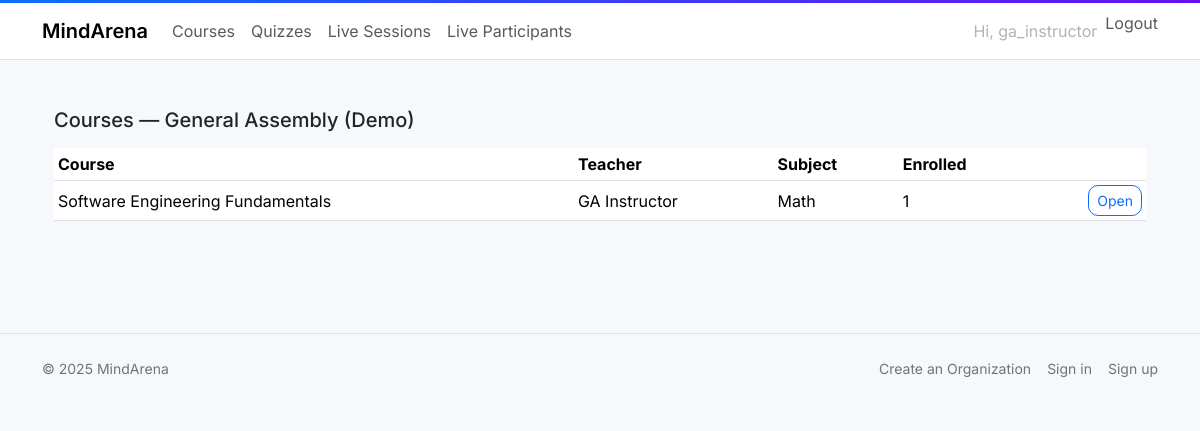
The page /courses/ (signed in) on the database its author committed.
### main_app/models.py (models this page shows, shortened)
class Organization(models.Model):
    name = models.CharField("Organization name", max_length=255, unique=True)
    country = models.CharField("Country (ISO-3166 alpha-2 or name)", max_length=64)
    logo_url = models.URLField("Logo URL", blank=True)
    website_url = models.URLField("Website URL", blank=True)
    linkedin_url = models.URLField("LinkedIn URL", blank=True)
    twitter_url = models.URLField("Twitter/X URL", blank=True)
    facebook_url = models.URLField("Facebook URL", blank=True)
    instagram_url = models.URLField("Instagram URL", blank=True)
    youtube_url = models.URLField("YouTube URL", blank=True)
    created_at = models.DateTimeField(auto_now_add=True)
    class Meta:
        ordering = ["name"]

class Course(models.Model):
    organization = models.ForeignKey(Organization, on_delete=models.CASCADE, related_name="courses")
    teacher = models.ForeignKey(settings.AUTH_USER_MODEL, on_delete=models.PROTECT, related_name="teaching_courses")
    course_name = models.CharField(max_length=255)
    join_code = models.CharField(max_length=32, unique=True)
    subject_category = models.CharField(max_length=32, choices=SUBJECT_CATEGORIES)
    enrolled_students = models.JSONField(default=list, blank=True)
    created_at = models.DateTimeField(auto_now_add=True)
    class Meta:
        ordering = ["course_name"]
        indexes = [
            models.Index(fields=["organization"]),
            models.Index(fields=["teacher"]),
            models.Index(fields=["join_code"]),
        ]

### main_app/views.py (the view)
# urls.py: path("courses/", views.course_list, name="course_list"),
@login_required
def course_list(request):
    role, org = _actor_role_and_org(request.user)
    if role is None:
        return render(request, "main_app/dashboard_empty.html")
    if role == ROLE_SUPERUSER:
        qs = Course.objects.select_related("organization", "teacher").order_by("course_name")
    else:
        if not allowed(request.user, READ_ALL, COURSE, org=org):
            return render(request, "403.html", status=403)
        base = Course.objects.select_related("organization", "teacher").filter(organization=org)
        if role in {ROLE_ADMIN, ROLE_MANAGER}:
            qs = base
        elif role == ROLE_TEACHER:
            qs = base.filter(teacher=request.user)
        else:
            qs = [c for c in base if request.user.id in (c.enrolled_students or [])]
    can_create = allowed(request.user, CREATE, COURSE, org=org)
    return render(
        request,
        "main_app/course_list.html",
        {"courses": qs, "role": role, "org": org, "can_create": can_create},
    )

### main_app/permissions.py (called while the page is built)
def allowed(user, action: str, model: str, org=None) -> bool:
    if not getattr(user, "is_authenticated", False):
        return False
    if getattr(user, "is_superuser", False):
        return True
    if org is None:
        return False
    try:
        role = (
            OrgMembership.objects.only("role")
            .get(user=user, organization=org)
            .role.lower()
        )
    except OrgMembership.DoesNotExist:
        return False
    return action in ROLE_ACTIONS.get(role, {}).get(model, set())

### main_app/templatetags/permissions_tags.py (called while the page is built)
def _actor_org(user):
    if not getattr(user, "is_authenticated", False):
        return None
    m = (
        OrgMembership.objects.select_related("organization")
        .only("organization")
        .filter(user=user)
        .first()
    )
    return m.organization if m else None

@register.filter
def can_read_all_orgs(user):
    if not getattr(user, "is_authenticated", False):
        return False
    if getattr(user, "is_superuser", False):
        return True
    org = _actor_org(user)
    return allowed(user, READ_ALL, ORG, org=org) if org else False

@register.filter
def can_view_courses(user):
    if not getattr(user, "is_authenticated", False):
        return False
    if getattr(user, "is_superuser", False):
        return True
    org = _actor_org(user)
    return allowed(user, READ_ALL, COURSE, org=org) if org else False

@register.filter
def can_view_quizzes(user):
    if not getattr(user, "is_authenticated", False):
        return False
    if getattr(user, "is_superuser", False):
        return True
    org = _actor_org(user)
    return allowed(user, READ_ALL, QUIZ, org=org) if org else False

@register.filter
def can_view_livesessions(user):
    if not getattr(user, "is_authenticated", False):
        return False
    if getattr(user, "is_superuser", False):
        return True
    org = _actor_org(user)
    return allowed(user, READ_ALL, LIVE_SESSION, org=org) if org else False

@register.filter
def can_view_liveparticipants(user):
    if not getattr(user, "is_authenticated", False):
        return False
    if getattr(user, "is_superuser", False):
        return True
    org = _actor_org(user)
    return allowed(user, READ_ALL, LIVE_PARTICIPANT, org=org) if org else False

@register.filter
def is_student_or_parent(user):
    if not getattr(user, "is_authenticated", False):
        return False
    return OrgMembership.objects.filter(user=user, role__in=["student", "parents"]).exists()

### main_app/templates/main_app/course_list.html (shortened to what this page needs)
{% extends "base.html" %}
{% block content %}
<div class="container py-4">
  <div class="d-flex justify-content-between align-items-center mb-3">
    <h1 class="h5 mb-0">Courses{% if org %} — {{ org.name }}{% endif %}</h1>
  </div>
  {% if courses %}
  <div class="table-responsive">
    <table class="table table-sm align-middle">
      <thead>
        <tr>
          <th>Course</th>
          <th>Teacher</th>
          <th>Subject</th>
          <th>Enrolled</th>
          <th></th>
        </tr>
      </thead>
      <tbody>
        {% for c in courses %}
        <tr>
          <td>{{ c.course_name }}</td>
          <td>{{ c.teacher.get_full_name|default:c.teacher.username }}</td>
          <td>{{ c.get_subject_category_display }}</td>
          <td>{{ c.enrolled_students|length }}</td>
          <td class="text-end">
            <a class="btn btn-outline-primary btn-sm" href="{% url 'course_detail' c.id %}">Open</a>
          </td>
        </tr>
        {% endfor %}
      </tbody>
    </table>
  </div>
  {% else %}
    <div class="text-muted">No courses yet.</div>
  {% endif %}
</div>
{% endblock %}

### main_app/templates/partials/_navbar.html (shortened to what this page needs)
{% load static %}
{% load permissions_tags %}
<nav class="navbar navbar-expand-lg navbar-light bg-white border-bottom">
  <div class="container">
    <a class="navbar-brand fw-semibold" href="/">MindArena</a>
    <div id="topnav" class="collapse navbar-collapse">
      <ul class="navbar-nav me-auto">
        {% if user.is_authenticated and user|can_view_courses %}
        <li class="nav-item">
          <a class="nav-link" href="{% url 'course_list' %}">Courses</a>
        </li>
        {% endif %}
        {% if user.is_authenticated and user|can_view_quizzes %}
        <li class="nav-item">
          <a class="nav-link" href="{% url 'quiz_list' %}">Quizzes</a>
        </li>
        {% endif %}
        {% if user.is_authenticated and user|can_view_livesessions %}
        <li class="nav-item">
          <a class="nav-link" href="{% url 'livesession_join' %}">Live Sessions</a>
        </li>
        {% endif %}
        {% if user.is_authenticated and user|can_view_liveparticipants %}
        <li class="nav-item">
          <a class="nav-link" href="{% url 'livesession_join' %}">Live Participants</a>
        </li>
        {% endif %}
      </ul>
      <ul class="navbar-nav">
        {% if user.is_authenticated %}
        <li class="nav-item"><span class="nav-link disabled">Hi, {{ user.username }}</span></li>
        <li class="nav-item">
          <form method="post" action="/logout/" style="display:inline;">
            <button type="submit" class="nav-link btn btn-link p-0">Logout</button>
          </form>
        </li>
        {% endif %}
      </ul>
    </div>
  </div>
</nav>

### main_app/templates/base.html (style rules this page uses)
:root { --ma-bg:#f7f8fb; --ma-card-shadow:0 6px 20px rgba(0,0,0,.06); --ma-radius:14px; }
html,body { height:100% }
body { font-family:Inter, system-ui, -apple-system, Segoe UI, Roboto, "Helvetica Neue", Arial, "Noto Sans", sans-serif;background:var(--ma-bg); }
.navbar { backdrop-filter:saturate(160%) blur(6px); }
.btn { border-radius:10px; }

### rows shown on the page
Organization: name "General Assembly (Demo)"
Course: course_name "Software Engineering Fundamentals", teacher.get_full_name "GA Instructor", subject_category "Math", enrolled_students|length "1"

### other values the page prints
{{ user.username }} "ga_instructor"
